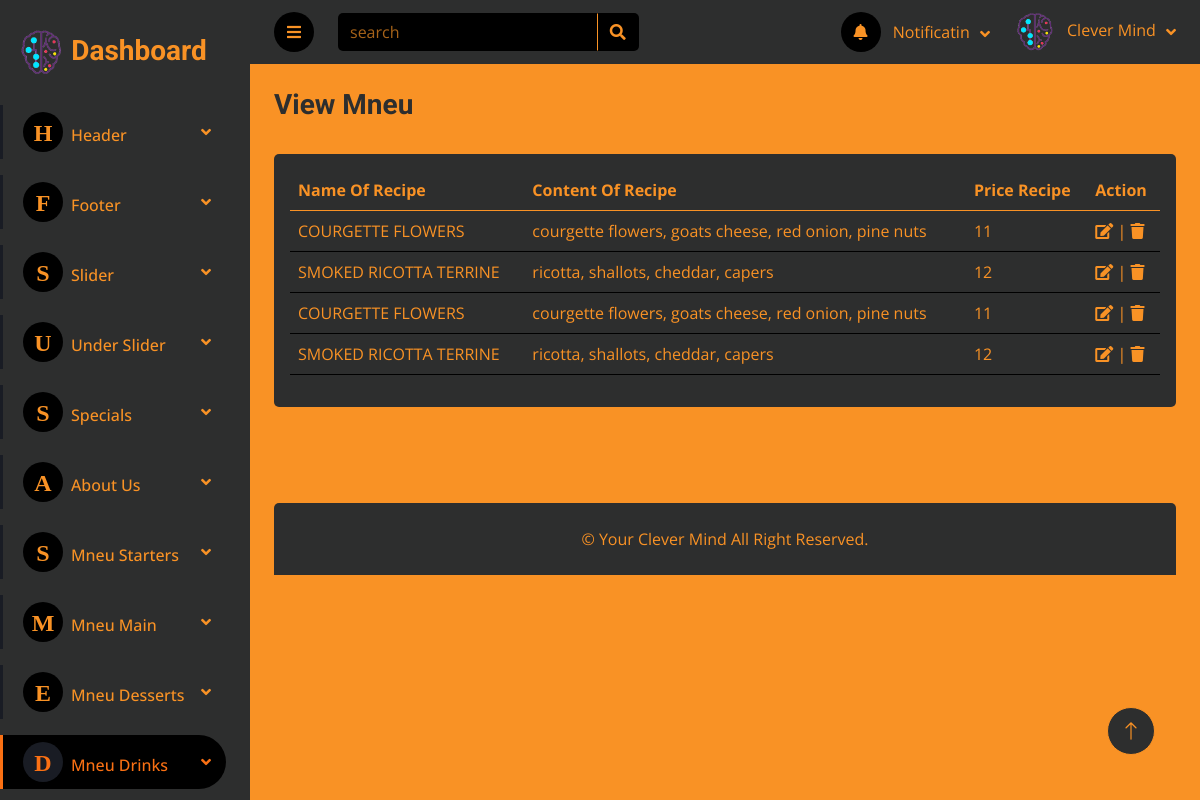
The page /Dashboard/view_mneu_cart_drinks.php on the database its author committed.
### tables this page shows
CREATE TABLE `mneu_cart_drinks` (
  `id_cart_drinks` int(11) NOT NULL,
  `name_recipe_drinks` varchar(200) NOT NULL,
  `content_recipe_drinks` varchar(300) NOT NULL,
  `price_recipe_drinks` varchar(100) NOT NULL
);

### Dashboard/view_mneu_cart_drinks.php (the view, shortened to what this page needs)
<?php
include "inc/header.php";
?>
                <div class="navbar-nav nv w-100">
                    <div class="nav-item dropdown mb-3">
                        <a href="#" class="nav-link dropdown-toggle" data-bs-toggle="dropdown"><i class="fa me-2"><span style="font-size: 24px;">H</span></i>Header</a>
                    </div>
                    <div class="nav-item dropdown mb-3">
                        <a href="#" class="nav-link dropdown-toggle" data-bs-toggle="dropdown"><i class="fa me-2"><span style="font-size: 24px;">F</span></i>Footer</a>
                    </div>
                    <div class="nav-item dropdown mb-3">
                        <a href="#" class="nav-link dropdown-toggle" data-bs-toggle="dropdown"><i class="fa me-2"><span style="font-size: 24px;">S</span></i>Slider</a>
                    </div>
                    <div class="nav-item dropdown mb-3">
                        <a href="#" class="nav-link dropdown-toggle" data-bs-toggle="dropdown"><i class="fa me-2"><span style="font-size: 24px;">U</span></i>Under Slider</a>
                    </div>
                    <div class="nav-item dropdown mb-3">
                        <a href="#" class="nav-link dropdown-toggle" data-bs-toggle="dropdown"><i class="fa me-2"><span style="font-size: 24px;">S</span></i>Specials</a>
                    </div>
                    <div class="nav-item dropdown mb-3">
                        <a href="#" class="nav-link dropdown-toggle" data-bs-toggle="dropdown"><i class="fa me-2"><span style="font-size: 24px;">A</span></i>About Us</a>
                    </div>
                    <div class="nav-item dropdown mb-3">
                        <a href="#" class="nav-link dropdown-toggle" data-bs-toggle="dropdown"><i class="fa me-2"><span style="font-size: 24px;">S</span></i>Mneu Starters</a>
                    </div>
                    <div class="nav-item dropdown mb-3">
                        <a href="#" class="nav-link dropdown-toggle" data-bs-toggle="dropdown"><i class="fa me-2"><span style="font-size: 24px;">M</span></i>Mneu Main</a>
                    </div>
                    <div class="nav-item dropdown mb-3">
                        <a href="#" class="nav-link dropdown-toggle" data-bs-toggle="dropdown"><i class="fa me-2"><span style="font-size: 24px;">E</span></i>Mneu Desserts</a>
                    </div>
                    <div class="nav-item dropdown mb-3">
                        <a href="#" class="nav-link dropdown-toggle active" data-bs-toggle="dropdown"><i class="fa me-2"><span style="font-size: 24px;">D</span></i>Mneu Drinks</a>
                    </div>
                </div>
            </nav>
        </div>
        <div class="content">
           <?php
            include "inc/navbar.php";
           ?>
            <div class="container-fluid pt-4 px-4">
                <div class="row g-4">
                        <div class="col-sm-6 col-xl-6">
                            <h3 class="text-secondary alert-link">View Mneu</h3>
                        </div>
                    </div>
                <div class="row mt-4">
                    <div class="col-sm-12 col-xl-12">
                        <div class="bg-secondary rounded table-responsive cust-secroll h-100 p-3">
                            <table class="table table-hover">
                                <thead>
                                    <tr>
                                        <th scope="col">Name Of Recipe</th>
                                        <th scope="col">Content Of Recipe</th>
                                        <th scope="col">Price Recipe</th>
                                        <th scope="col">Action</th>
                                    </tr>
                                </thead>
                                <tbody>
                                    <?php
                                        $select="SELECT * FROM `mneu_cart_drinks`";
                                        $query=mysqli_query($conn , $select);
                                        while($row=mysqli_fetch_assoc($query)):
                                    ?>
                                        <tr>
                                            <td><?php echo htmlspecialchars($row['name_recipe_drinks']) ; ?></td>
                                            <td><?php echo htmlspecialchars($row['content_recipe_drinks']) ; ?></td>
                                            <td><?php echo htmlspecialchars($row['price_recipe_drinks']) ; ?></td>
                                            <td>
                                                <a href="add_mneu_cart_drinks.php?edit_drinks=<?php echo $row['id_cart_drinks']; ?>" ><i class="fa fa-edit" title="edit"></i></a> |
                                                <a href="add_mneu_cart_drinks.php?delete_drinks=<?php echo $row['id_cart_drinks']; ?>" ><i class="fa fa-trash" title="delete"></i></a>
                                            </td>
                                        </tr>
                                    <?php endwhile; ?>
                                </tbody>
                            </table>
                        </div>
                    </div>
                </div>
                <br><br><br>
            </div>
<?php
    include "inc/footer.php";
?>

### Dashboard/css/style.css (style rules this page uses)
:root { --primary: #EB1616; --secondary: #191C24; --dark: #000000; --black-b: #2d2e2e ; --orange : #F99225 ; --place : #f99325ab; --thumb : #836b545e; --orange-h: rgb(250, 112, 19) ; }
.content { margin-left: 250px; min-height: 100vh; background: var(--orange); transition: 0.5s; }
@media (min-width: 992px) { .content { width: calc(100% - 250px); } }
.sidebar .navbar .navbar-nav .nav-link { padding: 7px 20px; color: var(--orange); font-weight: 500; border-left: 3px solid var(--secondary); border-radius: 0 30px 30px 0; outline: none; }
.sidebar .navbar .navbar-nav .nav-link:hover, .sidebar .navbar .navbar-nav .nav-link.active { color: var(--orange-h); background: var(--dark); border-color: var(--orange-h); }
.sidebar .navbar .navbar-nav .nav-link i { width: 40px; height: 40px; display: inline-flex; align-items: center; justify-content: center; background: var(--dark); border-radius: 40px; }
.sidebar .navbar .navbar-nav .nav-link:hover i, .sidebar .navbar .navbar-nav .nav-link.active i { background: var(--secondary); }
.sidebar .navbar .dropdown-toggle::after { position: absolute; top: 15px; right: 15px; border: none; content: "\f107"; font-family: "Font Awesome 5 Free"; font-weight: 900; transition: .5s; }

### rows shown on the page
mneu_cart_drinks: name_recipe_drinks "COURGETTE FLOWERS", content_recipe_drinks "courgette flowers, goats cheese, red onion, pine nuts", price_recipe_drinks "11"
mneu_cart_drinks: name_recipe_drinks "SMOKED RICOTTA TERRINE", content_recipe_drinks "ricotta, shallots, cheddar, capers", price_recipe_drinks "12"
mneu_cart_drinks: name_recipe_drinks "COURGETTE FLOWERS", content_recipe_drinks "courgette flowers, goats cheese, red onion, pine nuts", price_recipe_drinks "11"
mneu_cart_drinks: name_recipe_drinks "SMOKED RICOTTA TERRINE", content_recipe_drinks "ricotta, shallots, cheddar, capers", price_recipe_drinks "12"
